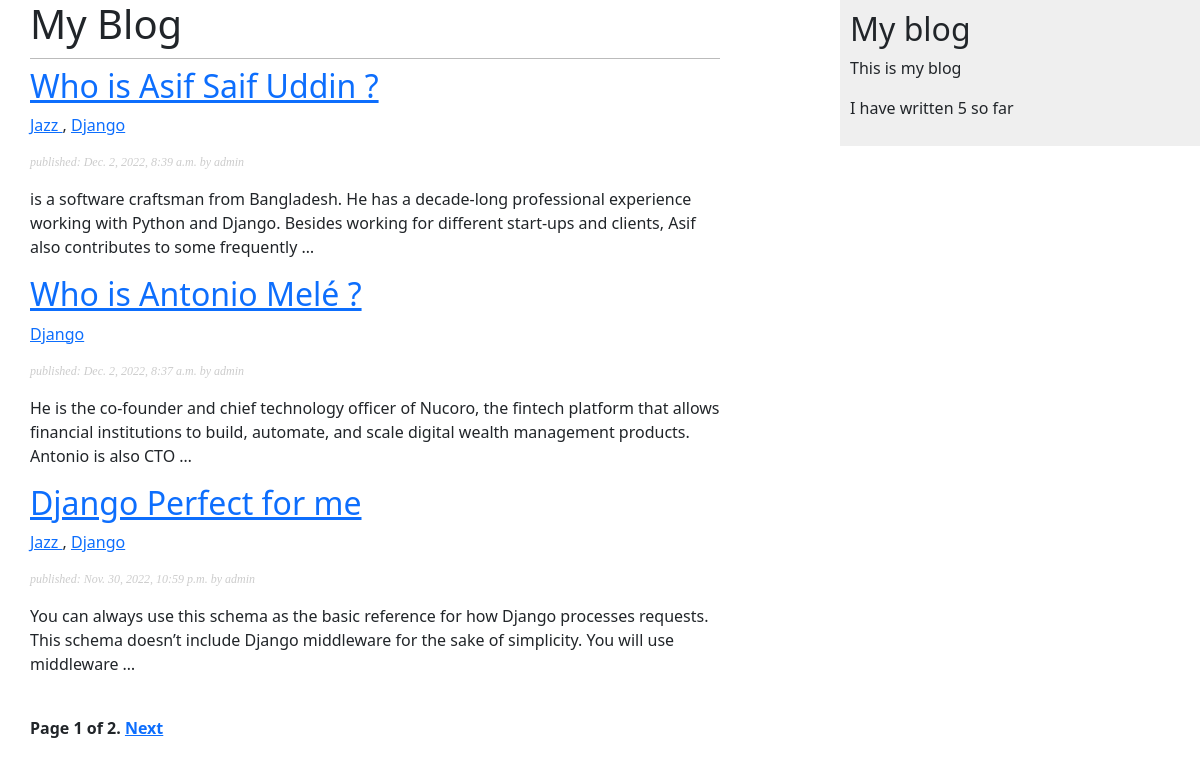
/blog/, run on an earlier commit of the app's database.
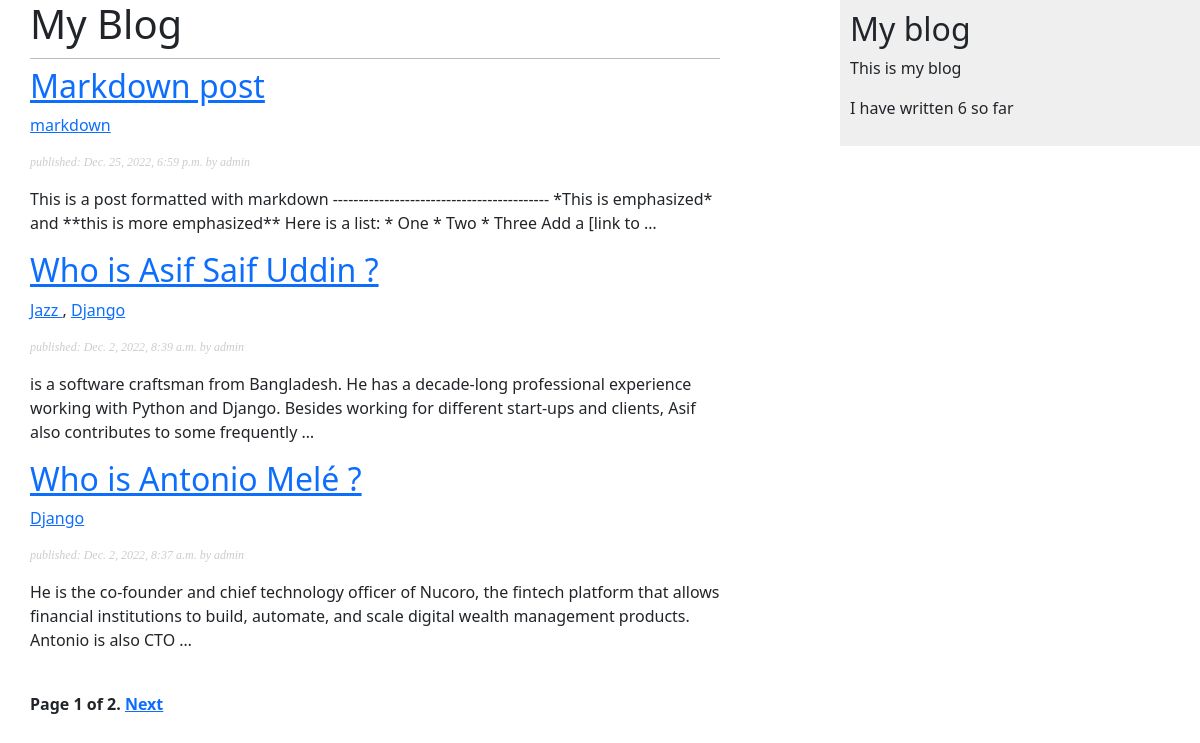
And on a later commit of the database.
### blog/models.py (models this page shows, shortened)
class Post(models.Model):
    tags = TaggableManager()
    class Status(models.TextChoices):
        DRAFT = 'DF' , 'draft'
        PUBLISHED = 'PB' , 'published'
    title = models.CharField(max_length=250)
    slug = models.SlugField(max_length=250, unique_for_date='publish')
    body = models.TextField()
    author = models.ForeignKey(User, on_delete= models.CASCADE, related_name='blog_posts')
    publish = models.DateTimeField(default=timezone.now)
    created = models.DateTimeField(auto_now_add=True)
    updated = models.DateTimeField(auto_now=True)
    status = models.CharField(max_length=2,
                              choices=Status.choices, default=Status.DRAFT)
    objects = models.Manager() # our default manager
    published = PublishedManager() # our custom manager
    class Meta:
        ordering = ['-publish'] # arranges the order of objected in decending order(newer published to older )
        indexes = [
            models.Index(fields=['publish']),
        ]
    def get_absolute_url(self):
        return reverse("blog:post_details", args=[self.publish.year,
                                                  self.publish.month,
                                                  self.publish.day,
                                                  self.slug])

### blog/views.py (the view)
# urls.py: path('', views.post_list , name='post_list'), #function based view
def post_list(request, tag_slug=None):
    post_list = Post.published.all()
    tag = None
    if tag_slug:
        tag = get_object_or_404(Tag , slug = tag_slug )
        post_list = post_list.filter(tags__in=[tag])
    paginator = Paginator(post_list,3) # determine the number of posts to display on a page
    page_number = request.GET.get('page',1)#get the requested page number or default: 1
    try:
        posts = paginator.page(page_number)
    except PageNotAnInteger:
        posts = paginator.page(1)
    except EmptyPage:
        posts = paginator.page(paginator.num_pages)
    return render(request, 'blog/post/list.html', {'posts': posts, 'tag': tag})

### blog/models.py (called while the page is built)
    def get_queryset(self):
        return super().get_queryset()\
            .filter(status = Post.Status.PUBLISHED)

### blog/templatetags/blog_tags.py (called while the page is built)
@register.simple_tag
def total_posts():
    return Post.published.count()

### blog/templates/blog/post/list.html (shortened to what this page needs)
{% extends 'blog/base.html' %}
{% block content%}
 <h1>My Blog</h1>
 {% for post in posts%}
    <h2>
        <a href="{{post.get_absolute_url}}">
            {{post.title}}
        </a>
    </h2>
    <p class="tags" >
        {% for tag in post.tags.all %}
            <a href=" {% url "blog:list_post_by_tag" tag.slug %}">
                {{tag.name}}
            </a>
            {% if not forloop.last %}, {% endif %}
        {% endfor %}
    </p>
    <p class="date">
        published: {{post.publish}} by {{ post.author}}
    </p>
    {{post.body|truncatewords:30|linebreaks}}
 {% endfor %}
 {% include 'pagination.html' with page=posts %}
{% endblock %}

### blog/templates/blog/base.html (shortened to what this page needs)
{% load static %}
{% load blog_tags %}
<!DOCTYPE html>
<html lang="en">
<head>
    <link  href="{% static "css/blog.css" %}" rel="stylesheet" >
    <link href="https://cdn.jsdelivr.net/npm/bootstrap@5.0.2/dist/css/bootstrap.min.css" rel="stylesheet">
</head>
<body>
    <div id="content">
        {% block content %}
        {% endblock %}
    </div>
    <div id="sidebar">
        <h2>My blog</h2>
        <p>This is my blog</p>
        <p>I have written {% total_posts %} so far
    </div>
</body>
</html>

### blog/templates/pagination.html (shortened to what this page needs)
<div class="pagination" >
    <span class="step-links">
        <span class="current">
            Page {{page.number}} of {{page.paginator.num_pages}}.
        </span>
        {% if page.has_next %}
        <a href="?page={{page.next_page_number}}" >Next</a>
        {% endif %}
    </span>
</div>

### blog/static/css/blog.css (style rules this page uses)
body { margin:0; padding:0rem; font-family :Helvetica, sans-serif; }
a { color : #00abff; text-decoration: none; }
h1 { font-weight: normal !important; border-bottom : 1px solid #bbb; padding : 0 0 10px 0; }
h2 { font-weight: normal !important; margin: 30px 0 0; }
#content { float:left; width: 60%; padding: 0 0 0 30px; }
#sidebar { float : right; width: 30%; padding: 10px; background: #efefef; height: 100%; }
p.date { color: #ccc; font-family : Georgia, serif; font-size : 12px; font-style: italic; }
.pagination { margin: 40px 0; font-weight: bold; }

What changed in the data, as far as the page shows it:
no longer on this page (row unchanged): Post: title "Django Perfect for me", publish "Nov. 30, 2022, 10:59 p.m.", author "admin", body "You can always use this schema as the basic reference for how Django processes requests. This schema doesn’t include Django middleware for the sake of simplicity. You will use middleware …", Tag (name "Jazz"), Tag (name "Django")
added Post: title "Markdown post", publish "Dec. 25, 2022, 6:59 p.m.", author "admin", body "This is a post formatted with markdown ------------------------------------------ *This is emphasized* and **this is more emphasized** Here is a list: * One * Two * Three Add a [link to …"
added Tag: name "markdown", shown under "Markdown post"
Also different on the page:
text no longer shown: "5"
text now shown: "6"
